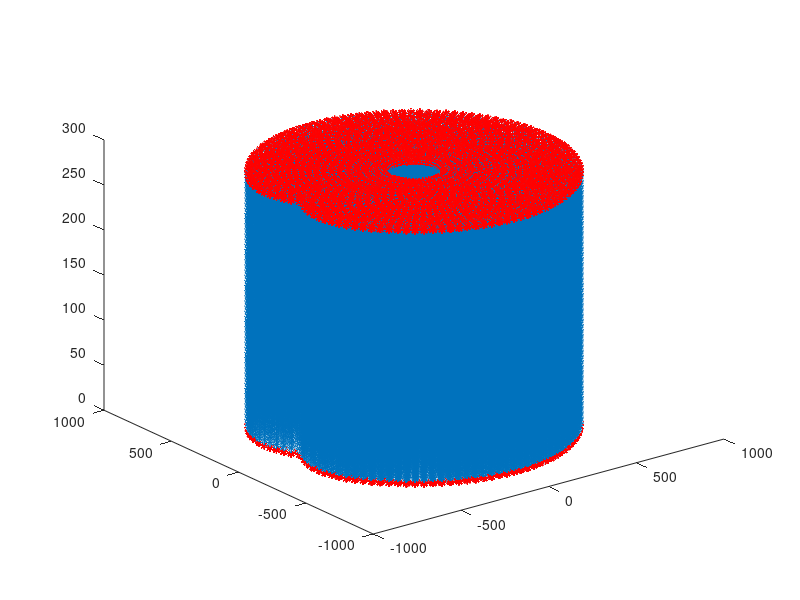

MATLAB code for this plot:
d_1 = 450;
d_2 = 10;
a_1 = 400;
a_2 = 350;

num_pts = 50;
theta_1 = linspace(-150,150,num_pts)*pi/180;
theta_2 = linspace(-160,160,num_pts)*pi/180;
q3 = linspace(0,280,num_pts);


[T1, T2, D3] = ndgrid(theta_1, theta_2, q3);

xM = round(a_2 * cos(T1 + T2) + a_1 * cos(T1));
yM = round(a_2 * sin(T1 + T2) + a_1 * sin(T1));
zM = D3;

plot3(xM(:),yM(:),zM(:), '*')
hold on
plot3(xM(:),yM(:),ones(size(xM(:))) * 281, '*', 'Color','r')
hold on
plot3(xM(:),yM(:),zeros(size(xM(:))), '*', 'Color','r')
